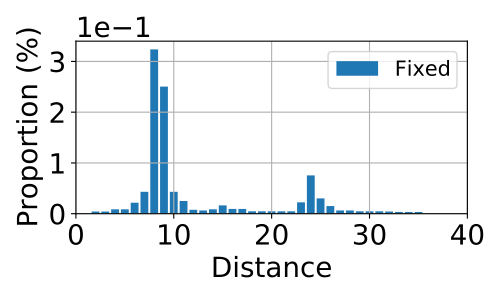

The script that drew this image:
#%% init
import matplotlib.pyplot as plt
import numpy as np
import scipy.stats as stats
from scipy import interpolate
from matplotlib import rcParams
import sys

params = {'axes.labelsize': '20',
        'xtick.labelsize': '20',
        'ytick.labelsize': '20',
        # 'lines.linewidth': '0.2',
        'figure.figsize': '5, 3',
        'legend.fontsize': '20'}
rcParams.update(params)

# raw data
# x = np.arange(0, 40, 4)
# x = [0, 2, 4, 6, 7, 8, 9, 10, 12, 16, 20, 24, 28, 32, 36]
x = [0, 1, 2, 3, 4, 5, 6, 7, 8, 9, 10, 11, 12, 13, 14, 15, 16, 17, 18, 19, 20, 21, 22, 23, 24, 25, 26, 27, 28, 29, 30, 31, 32, 33, 34, 35, 36]
y = [0.0, 0.0, 0.1, 0.1, 0.2, 0.2, 0.5, 1.0, 7.5, 5.8, 1.0, 0.58, 0.18, 0.15, 0.20, 0.38, 0.22, 0.22, 0.11, 0.11, 0.11, 0.11, 0.11, 0.52, 1.75, 0.70, 0.35, 0.15, 0.15, 0.11, 0.11, 0.11, 0.10, 0.08, 0.08, 0.08, 0.00]
# y = [0.0, 0.1, 0.2, 1.1, 2.0, 5.5, 4.8, 2.0, 0.38, 0.22, 0.22, 0.75, 0.20, 0.15, 0.00]
# y = [0.0, 0.1, 0.2, 0.5, 0.7, 4.8, 4.0, 0.8, 0.59, 0.58, 0.25, 0.75, 0.22, 0.20, 0.15, 0.00]
fixed_y = y

# new data
# x_new = np.linspace(min(x), max(x), 25)
# func = interpolate.interp1d(np.array(x), y, kind='linear')
# fixed_y = func(x_new)

# normalize
sum = np.sum(fixed_y)
fixed_y = [i/sum for i in fixed_y]

temp = [i*10 for i in y]
print(temp)
# val = 0
# # 16~29 -> 19 ~32 (25 max)
# for i in range(16,29):
#         val = val + temp[i]

for i in range(6,11):
        print(" #",i, " need: ", temp[i])
print(" #",15, " need: ", temp[15])
for i in range(23,26):
        print(" #",i, " need: ", temp[i])

# Make the plot
fig, ax = plt.subplots()
# ax.plot(x_new, fixed_y, label='fixed', linewidth=2)
ax.bar(x, fixed_y, label='Fixed', linewidth=2)

# decorations
plt.grid(True)
plt.ylabel('Proportion (%)')
plt.xlabel('Distance', horizontalalignment="center")
plt.xlim(xmin=0)
ax.set_yticks(np.arange(0.0, 0.40, 0.1))
# ax.set_xticks(np.arange(0, 40, 5))
ax.set_xlim(0, 40)
# ax.set_ylim(0.0, 0.11)
ax.yaxis.get_major_formatter().set_powerlimits((0,1))
plt.legend(fontsize=15)
plt.tight_layout()
plt.savefig(sys.argv[0][:-2] + "pdf")
